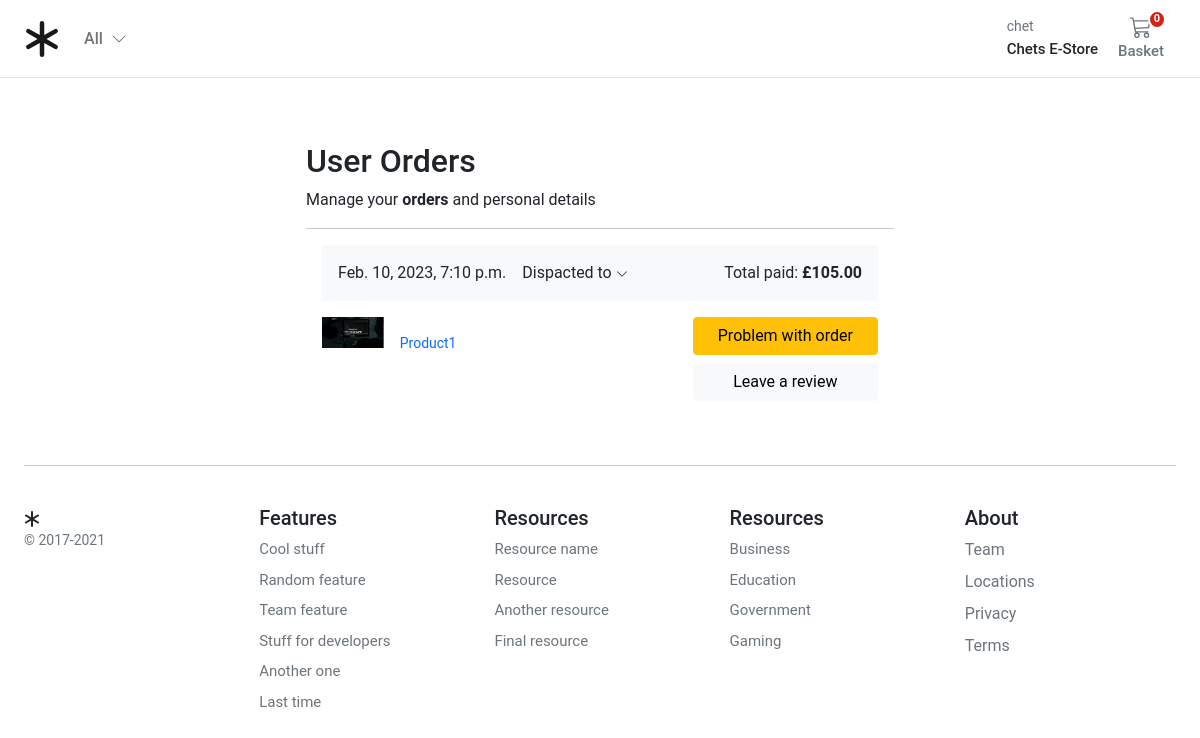
The app's page /account/user_orders/ (signed in), older data.
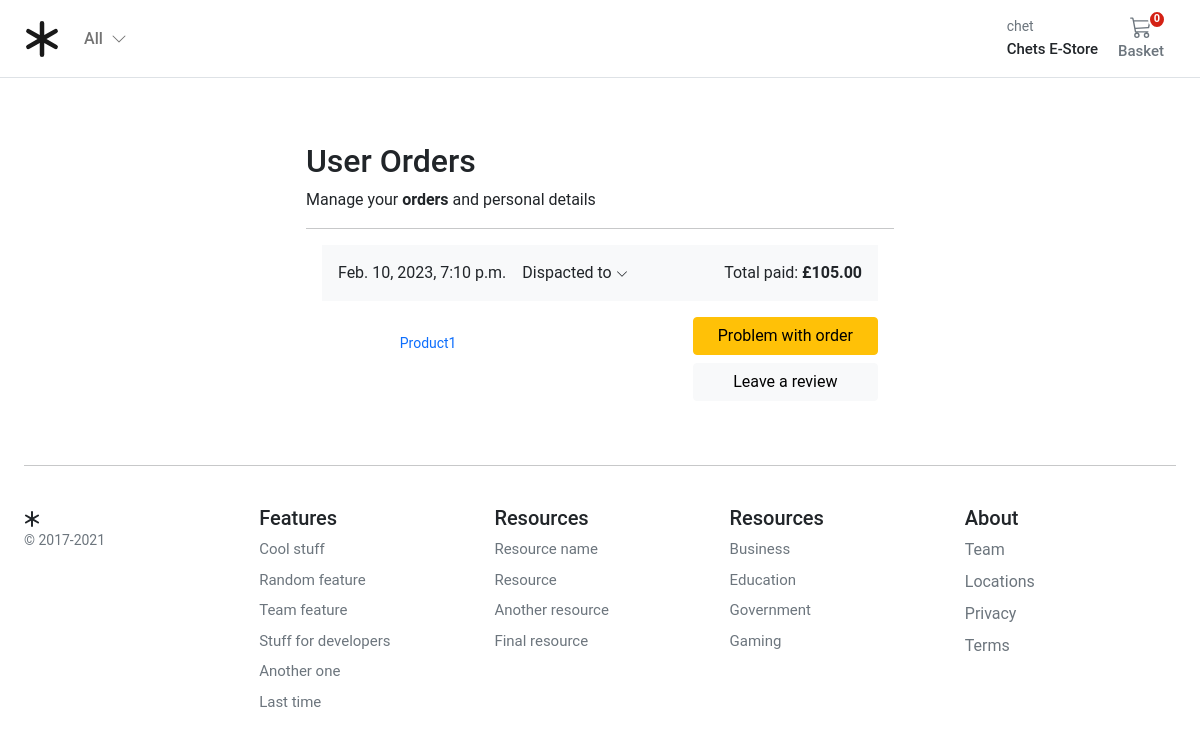
The same page, newer data.
### orders/models.py (models this page shows, shortened)
class Order(models.Model):
    user = models.ForeignKey(settings.AUTH_USER_MODEL, on_delete=models.CASCADE, related_name="order_user")
    full_name = models.CharField(max_length=50)
    email = models.EmailField(max_length=254, blank=True)
    address1 = models.CharField(max_length=250)
    address2 = models.CharField(max_length=250)
    city = models.CharField(max_length=100)
    phone = models.CharField(max_length=100)
    postal_code = models.CharField(max_length=20)
    country_code = models.CharField(max_length=4, blank=True)
    created = models.DateTimeField(auto_now_add=True)
    updated = models.DateTimeField(auto_now=True)
    total_paid = models.DecimalField(max_digits=5, decimal_places=2)
    order_key = models.CharField(max_length=200)
    payment_option = models.CharField(max_length=200, blank=True)
    billing_status = models.BooleanField(default=False)
    class Meta:
        ordering = ("-created",)

class OrderItem(models.Model):
    order = models.ForeignKey(Order, related_name="items", on_delete=models.CASCADE)
    product = models.ForeignKey(Product, related_name="order_items", on_delete=models.CASCADE)
    price = models.DecimalField(max_digits=5, decimal_places=2)
    quantity = models.PositiveIntegerField(default=1)

### store/models.py (models this page shows)
class ProductImage(models.Model):
    product = models.ForeignKey(Product, on_delete=models.CASCADE, related_name="product_image")
    image = models.ImageField(
        verbose_name=_("image"),
        help_text=_("Upload a product image"),
        upload_to="images/",
        default="static/resume.png",
    )
    alt_text = models.CharField(
        verbose_name=_("Alturnative text"),
        help_text=_("Please add alturnative text"),
        max_length=255,
        null=True,
        blank=True,
    )
    is_feature = models.BooleanField(default=False)
    created_at = models.DateTimeField(auto_now_add=True, editable=False)
    updated_at = models.DateTimeField(auto_now=True)
    class Meta:
        verbose_name = _("Product Image")
        verbose_name_plural = _("Product Images")

class Product(models.Model):
    product_type = models.ForeignKey(ProductType, on_delete=models.RESTRICT)
    category = models.ForeignKey(Category, on_delete=models.RESTRICT)
    title = models.CharField(
        verbose_name=_("title"),
        help_text=_("Required"),
        max_length=255,
    )
    description = models.TextField(verbose_name=_("description"), help_text=_("Not Required"), blank=True)
    slug = models.SlugField(max_length=255)
    regular_price = models.DecimalField(
        verbose_name=_("Regular price"),
        help_text=_("Maximum 999.99"),
        error_messages={
            "name": {
                "max_length": _("The price must be between 0 and 999.99."),
            },
        },
        max_digits=5,
        decimal_places=2,
    )
    discount_price = models.DecimalField(
        verbose_name=_("Discount price"),
        help_text=_("Maximum 999.99"),
        error_messages={
            "name": {
                "max_length": _("The price must be between 0 and 999.99."),
            },
        },
        max_digits=5,
        decimal_places=2,
    )
    is_active = models.BooleanField(
        verbose_name=_("Product visibility"),
        help_text=_("Change product visibility"),
        default=True,
    )
    created_at = models.DateTimeField(_("Created at"), auto_now_add=True, editable=False)
    updated_at = models.DateTimeField(_("Updated at"), auto_now=True)
    users_wishlist = models.ManyToManyField(settings.AUTH_USER_MODEL, related_name="user_wishlist", blank=True)
    class Meta:
        ordering = ("-created_at",)
        verbose_name = _("Product")
        verbose_name_plural = _("Products")
    def get_absolute_url(self):
        return reverse("store:product_detail", args=[self.slug])
    def __str__(self):
        return self.title

### account/views.py (the view)
# urls.py: path("user_orders/", views.user_orders, name="user_orders"),
@login_required
def user_orders(request):
    user_id = request.user.id
    orders = Order.objects.filter(user_id=user_id).filter(billing_status=True)
    return render(request, "account/dashboard/user_orders.html", {"orders": orders})

### basket/basket.py (called while the page is built)
    def __len__(self):
        return sum(item["qty"] for item in self.basket.values())

### basket/context_processors.py (called while the page is built)
def basket(request):
    return {'basket': Basket(request)}

### store/context_processors.py (called while the page is built)
def categories(request):
    return {"categories": Category.objects.filter(level=0)}

### store/models.py (called while the page is built)
    def get_absolute_url(self):
        return reverse("store:category_list", args=[self.slug])

### templates/account/dashboard/user_orders.html (shortened to what this page needs)
{% extends "../sub_base.html" %}
{% block sub_content %}
<div class="col-12">
  <h1 class="h2">User Orders</h1>
</div>
<div class="col-12 d-flex justify-content-between">
  <div>Manage your <b>orders</b> and personal details</div>
</div>
<hr />
 <div class="container">
    {% for order in orders %}
    <div class="row g-3">
      <div class="col-12 bg-light p-3 d-flex justify-content-between">
        <div class="d-flex d-flex-inline">
          <div class="pe-3">{{ order.created }}</div>
          <div class="dropdown">
          <a class="text-reset text-decoration-none dropdown-toggle" href="#" role="link" id="dropdownLink" data-bs-toggle="dropdown" aria-expanded="false">
          Dispacted to
          <svg xmlns="http://www.w3.org/2000/svg" width="12" height="12" fill="currentColor" class="bi bi-chevron-down" viewBox="0 0 16 16">
            <path fill-rule="evenodd" d="M1.646 4.646a.5.5 0 0 1 .708 0L8 10.293l5.646-5.647a.5.5 0 0 1 .708.708l-6 6a.5.5 0 0 1-.708 0l-6-6a.5.5 0 0 1 0-.708z"/>
          </svg>
          </a>
          </div>
        </div>
        <div class="text-end">
          Total paid: <span class="fw-bold">£{{ order.total_paid }}</span>
        </div>
      </div>
      <div class="col-md-5 col-lg-4 order-md-last p-0 order-3">
        <div class="d-grid gap-2 ">
          <button class="btn btn-warning" type="button">Problem with order</button>
          <button class="btn btn-light" type="button">Leave a review</button>
        </div>
      </div>
      <div class="col-md-7 col-lg-8 p-0">
        {% for item in order.items.all %}
        <div class="card mb-3 border-0">
          <div class="row g-0">
            <div class="col-md-2 d-none d-md-block">
            {% for image in item.product.product_image.all %}
            {% if image.is_feature %}
            <img class="img-fluid" alt="Responsive image" src="{{ image.image.url }}" alt="{{ image.image.alt_text }}">
            {% endif %}
            {% endfor %}
            </div>
            <div class="col-md-10">
              <div class="card-body p-3">
                <a class="text-decoration-none" href="{{ item.product.get_absolute_url }}">
                  <p class="card-text small">{{item.product|title}}</p>
                </a>
              </div>
            </div>
          </div>
        </div>
        {% endfor %}
      </div>
    </div>
    {% endfor %}
  </div>
{% endblock %}

Row changes from the older to the newer data that the page shows:
changed OrderItem "Product1": loses ProductImage (image (picture))
